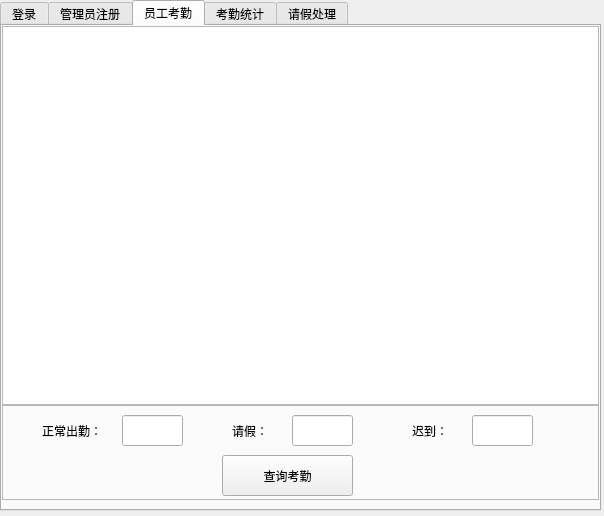
<?xml version="1.0" encoding="UTF-8"?>
<ui version="4.0">
 <class>Form</class>
 <widget class="QWidget" name="Form">
  <property name="geometry">
   <rect>
    <x>0</x>
    <y>0</y>
    <width>604</width>
    <height>516</height>
   </rect>
  </property>
  <property name="windowTitle">
   <string>Form</string>
  </property>
  <widget class="QTabWidget" name="tabWidget">
   <property name="geometry">
    <rect>
     <x>0</x>
     <y>0</y>
     <width>601</width>
     <height>511</height>
    </rect>
   </property>
   <property name="currentIndex">
    <number>2</number>
   </property>
   <widget class="QWidget" name="tab">
    <attribute name="title">
     <string>登录</string>
    </attribute>
    <widget class="QPushButton" name="loginBtn">
     <property name="geometry">
      <rect>
       <x>250</x>
       <y>370</y>
       <width>121</width>
       <height>51</height>
      </rect>
     </property>
     <property name="styleSheet">
      <string notr="true">font: 63 12pt &quot;阿里妈妈方圆体 VF SemiBold&quot;;</string>
     </property>
     <property name="text">
      <string>登录</string>
     </property>
    </widget>
    <widget class="QLabel" name="label">
     <property name="geometry">
      <rect>
       <x>150</x>
       <y>130</y>
       <width>81</width>
       <height>61</height>
      </rect>
     </property>
     <property name="styleSheet">
      <string notr="true">font: 63 12pt &quot;阿里妈妈方圆体 VF SemiBold&quot;;</string>
     </property>
     <property name="text">
      <string>账号：</string>
     </property>
    </widget>
    <widget class="QLineEdit" name="idlineEdit">
     <property name="geometry">
      <rect>
       <x>232</x>
       <y>120</y>
       <width>221</width>
       <height>51</height>
      </rect>
     </property>
     <property name="styleSheet">
      <string notr="true">font: 20 10pt &quot;阿里妈妈方圆体 VF Light&quot;;
color:#000000;
border: none;
border-radius: 5px;
border-bottom: 2px solid black;
background-color: rgba(255, 255, 255, 0);
</string>
     </property>
     <property name="alignment">
      <set>Qt::AlignCenter</set>
     </property>
    </widget>
    <widget class="QLabel" name="label_2">
     <property name="geometry">
      <rect>
       <x>150</x>
       <y>220</y>
       <width>81</width>
       <height>61</height>
      </rect>
     </property>
     <property name="styleSheet">
      <string notr="true">font: 63 12pt &quot;阿里妈妈方圆体 VF SemiBold&quot;;</string>
     </property>
     <property name="text">
      <string>密码：</string>
     </property>
    </widget>
    <widget class="QLineEdit" name="pwdlineEdit">
     <property name="geometry">
      <rect>
       <x>230</x>
       <y>210</y>
       <width>221</width>
       <height>51</height>
      </rect>
     </property>
     <property name="styleSheet">
      <string notr="true">font: 20 10pt &quot;阿里妈妈方圆体 VF Light&quot;;
color:#000000;
border: none;
border-radius: 5px;
border-bottom: 2px solid black;
background-color: rgba(255, 255, 255, 0);
</string>
     </property>
     <property name="echoMode">
      <enum>QLineEdit::Password</enum>
     </property>
     <property name="alignment">
      <set>Qt::AlignCenter</set>
     </property>
    </widget>
    <widget class="QFrame" name="frame_9">
     <property name="geometry">
      <rect>
       <x>180</x>
       <y>300</y>
       <width>256</width>
       <height>39</height>
      </rect>
     </property>
     <property name="frameShape">
      <enum>QFrame::StyledPanel</enum>
     </property>
     <property name="frameShadow">
      <enum>QFrame::Raised</enum>
     </property>
     <layout class="QHBoxLayout" name="horizontalLayout_6">
      <item>
       <widget class="QRadioButton" name="radioButton">
        <property name="text">
         <string>员工</string>
        </property>
       </widget>
      </item>
      <item>
       <widget class="QRadioButton" name="radioButton_2">
        <property name="text">
         <string>管理员</string>
        </property>
       </widget>
      </item>
     </layout>
    </widget>
   </widget>
   <widget class="QWidget" name="tab_2">
    <attribute name="title">
     <string>管理员注册</string>
    </attribute>
    <widget class="QLabel" name="label_3">
     <property name="geometry">
      <rect>
       <x>130</x>
       <y>120</y>
       <width>60</width>
       <height>24</height>
      </rect>
     </property>
     <property name="styleSheet">
      <string notr="true">font: 63 12pt &quot;阿里妈妈方圆体 VF SemiBold&quot;;</string>
     </property>
     <property name="text">
      <string>账号：</string>
     </property>
    </widget>
    <widget class="QLabel" name="label_4">
     <property name="geometry">
      <rect>
       <x>130</x>
       <y>200</y>
       <width>60</width>
       <height>24</height>
      </rect>
     </property>
     <property name="styleSheet">
      <string notr="true">font: 63 12pt &quot;阿里妈妈方圆体 VF SemiBold&quot;;</string>
     </property>
     <property name="text">
      <string>密码：</string>
     </property>
    </widget>
    <widget class="QLabel" name="label_5">
     <property name="geometry">
      <rect>
       <x>120</x>
       <y>280</y>
       <width>80</width>
       <height>24</height>
      </rect>
     </property>
     <property name="styleSheet">
      <string notr="true">font: 63 12pt &quot;阿里妈妈方圆体 VF SemiBold&quot;;</string>
     </property>
     <property name="text">
      <string>验证码：</string>
     </property>
    </widget>
    <widget class="QLineEdit" name="newpwdlineEdit">
     <property name="geometry">
      <rect>
       <x>210</x>
       <y>180</y>
       <width>241</width>
       <height>41</height>
      </rect>
     </property>
     <property name="styleSheet">
      <string notr="true">font: 20 10pt &quot;阿里妈妈方圆体 VF Light&quot;;
color:#000000;
border: none;
border-radius: 5px;
border-bottom: 2px solid black;
background-color: rgba(255, 255, 255, 0);
</string>
     </property>
     <property name="alignment">
      <set>Qt::AlignCenter</set>
     </property>
    </widget>
    <widget class="QPushButton" name="enrollBtn">
     <property name="geometry">
      <rect>
       <x>220</x>
       <y>332</y>
       <width>121</width>
       <height>51</height>
      </rect>
     </property>
     <property name="styleSheet">
      <string notr="true">font: 63 12pt &quot;阿里妈妈方圆体 VF SemiBold&quot;;</string>
     </property>
     <property name="text">
      <string>注册</string>
     </property>
    </widget>
    <widget class="QLineEdit" name="newidlineEdit">
     <property name="geometry">
      <rect>
       <x>210</x>
       <y>100</y>
       <width>241</width>
       <height>41</height>
      </rect>
     </property>
     <property name="styleSheet">
      <string notr="true">font: 20 10pt &quot;阿里妈妈方圆体 VF Light&quot;;
color:#000000;
border: none;
border-radius: 5px;
border-bottom: 2px solid black;
background-color: rgba(255, 255, 255, 0);
</string>
     </property>
     <property name="alignment">
      <set>Qt::AlignCenter</set>
     </property>
    </widget>
    <widget class="QLineEdit" name="yzmlineEdit">
     <property name="geometry">
      <rect>
       <x>210</x>
       <y>260</y>
       <width>241</width>
       <height>41</height>
      </rect>
     </property>
     <property name="styleSheet">
      <string notr="true">font: 20 10pt &quot;阿里妈妈方圆体 VF Light&quot;;
color:#000000;
border: none;
border-radius: 5px;
border-bottom: 2px solid black;
background-color: rgba(255, 255, 255, 0);
</string>
     </property>
     <property name="alignment">
      <set>Qt::AlignCenter</set>
     </property>
    </widget>
   </widget>
   <widget class="QWidget" name="tab_3">
    <attribute name="title">
     <string>员工考勤</string>
    </attribute>
    <layout class="QVBoxLayout" name="verticalLayout" stretch="4,1">
     <property name="spacing">
      <number>0</number>
     </property>
     <property name="leftMargin">
      <number>0</number>
     </property>
     <property name="topMargin">
      <number>0</number>
     </property>
     <property name="rightMargin">
      <number>0</number>
     </property>
     <item>
      <widget class="QTableView" name="tableView"/>
     </item>
     <item>
      <widget class="QFrame" name="frame">
       <property name="frameShape">
        <enum>QFrame::StyledPanel</enum>
       </property>
       <property name="frameShadow">
        <enum>QFrame::Raised</enum>
       </property>
       <widget class="QPushButton" name="delBtn">
        <property name="geometry">
         <rect>
          <x>220</x>
          <y>50</y>
          <width>131</width>
          <height>41</height>
         </rect>
        </property>
        <property name="styleSheet">
         <string notr="true">font: 63 10pt &quot;阿里妈妈方圆体 VF SemiBold&quot;;</string>
        </property>
        <property name="text">
         <string>查询考勤</string>
        </property>
       </widget>
       <widget class="QLabel" name="label_11">
        <property name="geometry">
         <rect>
          <x>40</x>
          <y>10</y>
          <width>71</width>
          <height>31</height>
         </rect>
        </property>
        <property name="text">
         <string>正常出勤：</string>
        </property>
       </widget>
       <widget class="QLineEdit" name="onelineEdit">
        <property name="geometry">
         <rect>
          <x>120</x>
          <y>10</y>
          <width>61</width>
          <height>31</height>
         </rect>
        </property>
        <property name="dragEnabled">
         <bool>true</bool>
        </property>
        <property name="readOnly">
         <bool>true</bool>
        </property>
       </widget>
       <widget class="QLabel" name="label_12">
        <property name="geometry">
         <rect>
          <x>230</x>
          <y>10</y>
          <width>51</width>
          <height>31</height>
         </rect>
        </property>
        <property name="text">
         <string>请假：</string>
        </property>
       </widget>
       <widget class="QLineEdit" name="twoonelineEdit">
        <property name="geometry">
         <rect>
          <x>290</x>
          <y>10</y>
          <width>61</width>
          <height>31</height>
         </rect>
        </property>
        <property name="dragEnabled">
         <bool>true</bool>
        </property>
        <property name="readOnly">
         <bool>true</bool>
        </property>
       </widget>
       <widget class="QLabel" name="label_13">
        <property name="geometry">
         <rect>
          <x>410</x>
          <y>10</y>
          <width>51</width>
          <height>31</height>
         </rect>
        </property>
        <property name="text">
         <string>迟到：</string>
        </property>
       </widget>
       <widget class="QLineEdit" name="twoonelineEdit_2">
        <property name="geometry">
         <rect>
          <x>470</x>
          <y>10</y>
          <width>61</width>
          <height>31</height>
         </rect>
        </property>
        <property name="alignment">
         <set>Qt::AlignCenter</set>
        </property>
        <property name="dragEnabled">
         <bool>true</bool>
        </property>
        <property name="readOnly">
         <bool>true</bool>
        </property>
       </widget>
      </widget>
     </item>
    </layout>
   </widget>
   <widget class="QWidget" name="tab_4">
    <attribute name="title">
     <string>考勤统计</string>
    </attribute>
    <layout class="QVBoxLayout" name="verticalLayout_2" stretch="4,1">
     <property name="spacing">
      <number>0</number>
     </property>
     <property name="leftMargin">
      <number>0</number>
     </property>
     <property name="topMargin">
      <number>0</number>
     </property>
     <property name="rightMargin">
      <number>0</number>
     </property>
     <property name="bottomMargin">
      <number>0</number>
     </property>
     <item>
      <widget class="QTableView" name="tableView_2"/>
     </item>
     <item>
      <widget class="QFrame" name="frame_2">
       <property name="frameShape">
        <enum>QFrame::StyledPanel</enum>
       </property>
       <property name="frameShadow">
        <enum>QFrame::Raised</enum>
       </property>
       <widget class="QPushButton" name="findBtn">
        <property name="geometry">
         <rect>
          <x>420</x>
          <y>50</y>
          <width>131</width>
          <height>41</height>
         </rect>
        </property>
        <property name="styleSheet">
         <string notr="true">font: 63 12pt &quot;阿里妈妈方圆体 VF SemiBold&quot;;</string>
        </property>
        <property name="text">
         <string>考勤统计</string>
        </property>
       </widget>
       <widget class="QLineEdit" name="findlineEdit">
        <property name="geometry">
         <rect>
          <x>40</x>
          <y>50</y>
          <width>151</width>
          <height>41</height>
         </rect>
        </property>
        <property name="styleSheet">
         <string notr="true">font: 63 9pt &quot;阿里妈妈方圆体 VF SemiBold&quot;;</string>
        </property>
        <property name="alignment">
         <set>Qt::AlignCenter</set>
        </property>
        <property name="placeholderText">
         <string>请输入员工工号</string>
        </property>
       </widget>
       <widget class="QComboBox" name="comboBox_2">
        <property name="geometry">
         <rect>
          <x>300</x>
          <y>60</y>
          <width>87</width>
          <height>22</height>
         </rect>
        </property>
        <property name="styleSheet">
         <string notr="true"/>
        </property>
        <item>
         <property name="text">
          <string>1月</string>
         </property>
        </item>
        <item>
         <property name="text">
          <string>2月</string>
         </property>
        </item>
        <item>
         <property name="text">
          <string>3月</string>
         </property>
        </item>
        <item>
         <property name="text">
          <string>4月</string>
         </property>
        </item>
        <item>
         <property name="text">
          <string>5月</string>
         </property>
        </item>
        <item>
         <property name="text">
          <string>6月</string>
         </property>
        </item>
        <item>
         <property name="text">
          <string>7月</string>
         </property>
        </item>
        <item>
         <property name="text">
          <string>8月</string>
         </property>
        </item>
        <item>
         <property name="text">
          <string>9月</string>
         </property>
        </item>
        <item>
         <property name="text">
          <string>10月</string>
         </property>
        </item>
        <item>
         <property name="text">
          <string>11月</string>
         </property>
        </item>
        <item>
         <property name="text">
          <string>12月</string>
         </property>
        </item>
       </widget>
       <widget class="QLabel" name="label_14">
        <property name="geometry">
         <rect>
          <x>220</x>
          <y>50</y>
          <width>71</width>
          <height>41</height>
         </rect>
        </property>
        <property name="styleSheet">
         <string notr="true">font: 63 10pt &quot;阿里妈妈方圆体 VF SemiBold&quot;;</string>
        </property>
        <property name="text">
         <string>选择月份</string>
        </property>
       </widget>
       <widget class="QLabel" name="label_15">
        <property name="geometry">
         <rect>
          <x>70</x>
          <y>10</y>
          <width>71</width>
          <height>31</height>
         </rect>
        </property>
        <property name="text">
         <string>正常出勤：</string>
        </property>
       </widget>
       <widget class="QLineEdit" name="onelineEdit_2">
        <property name="geometry">
         <rect>
          <x>150</x>
          <y>10</y>
          <width>61</width>
          <height>31</height>
         </rect>
        </property>
        <property name="dragEnabled">
         <bool>true</bool>
        </property>
        <property name="readOnly">
         <bool>true</bool>
        </property>
       </widget>
       <widget class="QLabel" name="label_16">
        <property name="geometry">
         <rect>
          <x>250</x>
          <y>10</y>
          <width>51</width>
          <height>31</height>
         </rect>
        </property>
        <property name="text">
         <string>请假：</string>
        </property>
       </widget>
       <widget class="QLineEdit" name="twoonelineEdit_3">
        <property name="geometry">
         <rect>
          <x>310</x>
          <y>10</y>
          <width>61</width>
          <height>31</height>
         </rect>
        </property>
        <property name="dragEnabled">
         <bool>true</bool>
        </property>
        <property name="readOnly">
         <bool>true</bool>
        </property>
       </widget>
       <widget class="QLabel" name="label_17">
        <property name="geometry">
         <rect>
          <x>400</x>
          <y>10</y>
          <width>51</width>
          <height>31</height>
         </rect>
        </property>
        <property name="text">
         <string>迟到：</string>
        </property>
       </widget>
       <widget class="QLineEdit" name="twoonelineEdit_4">
        <property name="geometry">
         <rect>
          <x>460</x>
          <y>10</y>
          <width>61</width>
          <height>31</height>
         </rect>
        </property>
        <property name="alignment">
         <set>Qt::AlignCenter</set>
        </property>
        <property name="dragEnabled">
         <bool>true</bool>
        </property>
        <property name="readOnly">
         <bool>true</bool>
        </property>
       </widget>
      </widget>
     </item>
    </layout>
   </widget>
   <widget class="QWidget" name="tab_5">
    <attribute name="title">
     <string>请假处理</string>
    </attribute>
    <layout class="QVBoxLayout" name="verticalLayout_3">
     <item>
      <widget class="QFrame" name="frame_3">
       <property name="frameShape">
        <enum>QFrame::StyledPanel</enum>
       </property>
       <property name="frameShadow">
        <enum>QFrame::Raised</enum>
       </property>
       <layout class="QVBoxLayout" name="verticalLayout_4">
        <item>
         <widget class="QFrame" name="frame_4">
          <property name="frameShape">
           <enum>QFrame::StyledPanel</enum>
          </property>
          <property name="frameShadow">
           <enum>QFrame::Raised</enum>
          </property>
          <layout class="QHBoxLayout" name="horizontalLayout">
           <item>
            <widget class="QLabel" name="label_6">
             <property name="styleSheet">
              <string notr="true">font: 63 10pt &quot;阿里妈妈方圆体 VF SemiBold&quot;;</string>
             </property>
             <property name="text">
              <string>工号：</string>
             </property>
            </widget>
           </item>
           <item>
            <widget class="QLineEdit" name="work_id__leave_lineEdit"/>
           </item>
          </layout>
         </widget>
        </item>
        <item>
         <widget class="QFrame" name="frame_5">
          <property name="frameShape">
           <enum>QFrame::StyledPanel</enum>
          </property>
          <property name="frameShadow">
           <enum>QFrame::Raised</enum>
          </property>
          <layout class="QHBoxLayout" name="horizontalLayout_2" stretch="1,5">
           <item>
            <widget class="QLabel" name="label_7">
             <property name="styleSheet">
              <string notr="true">font: 63 10pt &quot;阿里妈妈方圆体 VF SemiBold&quot;;</string>
             </property>
             <property name="text">
              <string>请假类型：</string>
             </property>
             <property name="alignment">
              <set>Qt::AlignLeading|Qt::AlignLeft|Qt::AlignVCenter</set>
             </property>
            </widget>
           </item>
           <item>
            <widget class="QComboBox" name="comboBox">
             <item>
              <property name="text">
               <string>事假</string>
              </property>
             </item>
             <item>
              <property name="text">
               <string>病假</string>
              </property>
             </item>
            </widget>
           </item>
          </layout>
         </widget>
        </item>
        <item>
         <widget class="QFrame" name="frame_6">
          <property name="frameShape">
           <enum>QFrame::StyledPanel</enum>
          </property>
          <property name="frameShadow">
           <enum>QFrame::Raised</enum>
          </property>
          <layout class="QHBoxLayout" name="horizontalLayout_3">
           <item>
            <widget class="QLabel" name="label_8">
             <property name="styleSheet">
              <string notr="true">font: 63 10pt &quot;阿里妈妈方圆体 VF SemiBold&quot;;</string>
             </property>
             <property name="text">
              <string>开始时间：</string>
             </property>
            </widget>
           </item>
           <item>
            <widget class="QLineEdit" name="start_lineEdit">
             <property name="inputMask">
              <string/>
             </property>
             <property name="text">
              <string/>
             </property>
             <property name="alignment">
              <set>Qt::AlignCenter</set>
             </property>
             <property name="placeholderText">
              <string>XXXX-XX-XX</string>
             </property>
            </widget>
           </item>
          </layout>
         </widget>
        </item>
        <item>
         <widget class="QFrame" name="frame_7">
          <property name="frameShape">
           <enum>QFrame::StyledPanel</enum>
          </property>
          <property name="frameShadow">
           <enum>QFrame::Raised</enum>
          </property>
          <layout class="QHBoxLayout" name="horizontalLayout_4">
           <item>
            <widget class="QLabel" name="label_9">
             <property name="styleSheet">
              <string notr="true">font: 63 10pt &quot;阿里妈妈方圆体 VF SemiBold&quot;;</string>
             </property>
             <property name="text">
              <string>结束时间：</string>
             </property>
            </widget>
           </item>
           <item>
            <widget class="QLineEdit" name="stop_lineEdit">
             <property name="alignment">
              <set>Qt::AlignCenter</set>
             </property>
             <property name="placeholderText">
              <string>XXXX-XX-XX</string>
             </property>
            </widget>
           </item>
          </layout>
         </widget>
        </item>
        <item>
         <widget class="QFrame" name="frame_8">
          <property name="frameShape">
           <enum>QFrame::StyledPanel</enum>
          </property>
          <property name="frameShadow">
           <enum>QFrame::Raised</enum>
          </property>
          <layout class="QHBoxLayout" name="horizontalLayout_5">
           <item>
            <widget class="QLabel" name="label_10">
             <property name="styleSheet">
              <string notr="true">font: 63 10pt &quot;阿里妈妈方圆体 VF SemiBold&quot;;</string>
             </property>
             <property name="text">
              <string>理由说明：</string>
             </property>
            </widget>
           </item>
           <item>
            <widget class="QTextEdit" name="opinion_textEdit"/>
           </item>
          </layout>
         </widget>
        </item>
        <item>
         <widget class="QPushButton" name="leaveBtn">
          <property name="styleSheet">
           <string notr="true">font: 63 10pt &quot;阿里妈妈方圆体 VF SemiBold&quot;;</string>
          </property>
          <property name="text">
           <string>确认请假</string>
          </property>
         </widget>
        </item>
       </layout>
      </widget>
     </item>
    </layout>
   </widget>
  </widget>
 </widget>
 <resources/>
 <connections/>
</ui>
